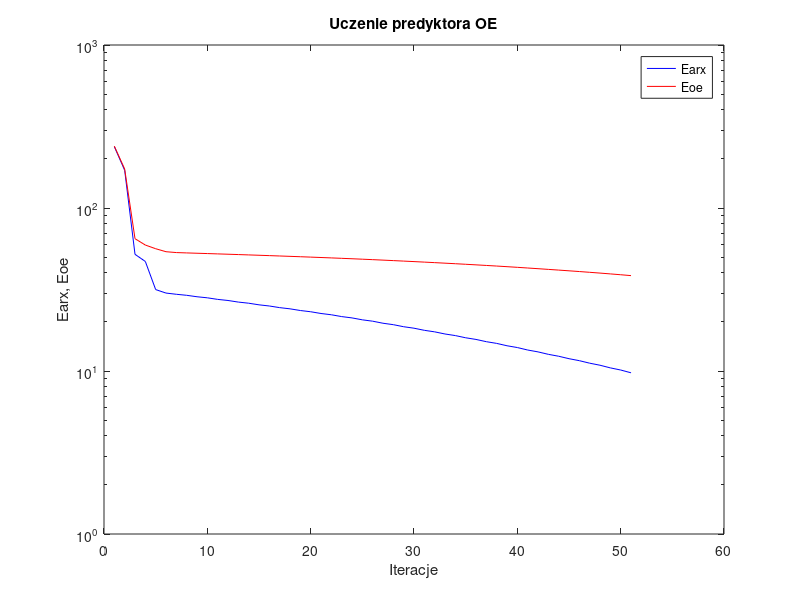
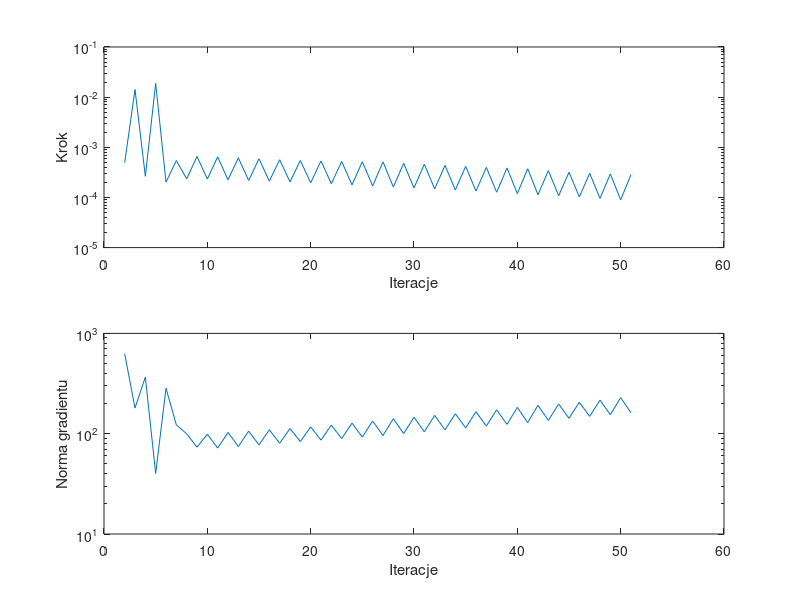

The MATLAB source for these figures, in order:
%uczenie predyktora oe
clear all;
n=0; farx(n+1)=2.378836e+002; foe(n+1)=2.395504e+002; wspucz(n+1)=0.000000e+000; ng(n+1)=0.000000e+000;
n=1; farx(n+1)=1.704115e+002; foe(n+1)=1.734292e+002; krok(n+1)=4.927090e-004; ng(n+1)=6.275707e+002;
n=2; farx(n+1)=5.198104e+001; foe(n+1)=6.482933e+001; krok(n+1)=1.417782e-002; ng(n+1)=1.801094e+002;
n=3; farx(n+1)=4.699033e+001; foe(n+1)=5.925895e+001; krok(n+1)=2.646270e-004; ng(n+1)=3.663556e+002;
n=4; farx(n+1)=3.158808e+001; foe(n+1)=5.626265e+001; krok(n+1)=1.875076e-002; ng(n+1)=4.015316e+001;
n=5; farx(n+1)=3.007213e+001; foe(n+1)=5.393260e+001; krok(n+1)=2.014683e-004; ng(n+1)=2.840432e+002;
n=6; farx(n+1)=2.955959e+001; foe(n+1)=5.328410e+001; krok(n+1)=5.440190e-004; ng(n+1)=1.222404e+002;
n=7; farx(n+1)=2.913529e+001; foe(n+1)=5.302241e+001; krok(n+1)=2.349064e-004; ng(n+1)=9.987947e+001;
n=8; farx(n+1)=2.854504e+001; foe(n+1)=5.277759e+001; krok(n+1)=6.553529e-004; ng(n+1)=7.339115e+001;
n=9; farx(n+1)=2.812121e+001; foe(n+1)=5.254068e+001; krok(n+1)=2.326282e-004; ng(n+1)=9.885765e+001;
n=10; farx(n+1)=2.750236e+001; foe(n+1)=5.229592e+001; krok(n+1)=6.453470e-004; ng(n+1)=7.189720e+001;
n=11; farx(n+1)=2.707914e+001; foe(n+1)=5.204981e+001; krok(n+1)=2.247378e-004; ng(n+1)=1.029369e+002;
n=12; farx(n+1)=2.647579e+001; foe(n+1)=5.180028e+001; krok(n+1)=6.173058e-004; ng(n+1)=7.447619e+001;
n=13; farx(n+1)=2.605621e+001; foe(n+1)=5.154874e+001; krok(n+1)=2.178332e-004; ng(n+1)=1.060150e+002;
n=14; farx(n+1)=2.546800e+001; foe(n+1)=5.129371e+001; krok(n+1)=5.909215e-004; ng(n+1)=7.735397e+001;
n=15; farx(n+1)=2.505232e+001; foe(n+1)=5.103653e+001; krok(n+1)=2.108866e-004; ng(n+1)=1.092393e+002;
n=16; farx(n+1)=2.447879e+001; foe(n+1)=5.077536e+001; krok(n+1)=5.653272e-004; ng(n+1)=8.033484e+001;
n=17; farx(n+1)=2.406748e+001; foe(n+1)=5.051264e+001; krok(n+1)=2.039564e-004; ng(n+1)=1.125639e+002;
n=18; farx(n+1)=2.350321e+001; foe(n+1)=5.024454e+001; krok(n+1)=5.465324e-004; ng(n+1)=8.340978e+001;
n=19; farx(n+1)=2.309617e+001; foe(n+1)=4.997276e+001; krok(n+1)=1.954789e-004; ng(n+1)=1.170360e+002;
n=20; farx(n+1)=2.253357e+001; foe(n+1)=4.969314e+001; krok(n+1)=5.333277e-004; ng(n+1)=8.630338e+001;
n=21; farx(n+1)=2.213082e+001; foe(n+1)=4.941232e+001; krok(n+1)=1.874926e-004; ng(n+1)=1.216581e+002;
n=22; farx(n+1)=2.157001e+001; foe(n+1)=4.912205e+001; krok(n+1)=5.216764e-004; ng(n+1)=8.950029e+001;
n=23; farx(n+1)=2.117134e+001; foe(n+1)=4.882870e+001; krok(n+1)=1.784716e-004; ng(n+1)=1.273698e+002;
n=24; farx(n+1)=2.060496e+001; foe(n+1)=4.852340e+001; krok(n+1)=5.157835e-004; ng(n+1)=9.262583e+001;
n=25; farx(n+1)=2.021038e+001; foe(n+1)=4.821543e+001; krok(n+1)=1.691914e-004; ng(n+1)=1.338267e+002;
n=26; farx(n+1)=1.963477e+001; foe(n+1)=4.789199e+001; krok(n+1)=5.126539e-004; ng(n+1)=9.586908e+001;
n=27; farx(n+1)=1.924121e+001; foe(n+1)=4.756691e+001; krok(n+1)=1.614953e-004; ng(n+1)=1.411475e+002;
n=28; farx(n+1)=1.869163e+001; foe(n+1)=4.723765e+001; krok(n+1)=4.800146e-004; ng(n+1)=1.003131e+002;
n=29; farx(n+1)=1.830571e+001; foe(n+1)=4.690673e+001; krok(n+1)=1.547514e-004; ng(n+1)=1.458614e+002;
n=30; farx(n+1)=1.776775e+001; foe(n+1)=4.656558e+001; krok(n+1)=4.604034e-004; ng(n+1)=1.045271e+002;
n=31; farx(n+1)=1.738710e+001; foe(n+1)=4.622342e+001; krok(n+1)=1.477953e-004; ng(n+1)=1.521653e+002;
n=32; farx(n+1)=1.686803e+001; foe(n+1)=4.587273e+001; krok(n+1)=4.356528e-004; ng(n+1)=1.091839e+002;
n=33; farx(n+1)=1.649413e+001; foe(n+1)=4.552183e+001; krok(n+1)=1.412779e-004; ng(n+1)=1.580751e+002;
n=34; farx(n+1)=1.598946e+001; foe(n+1)=4.516138e+001; krok(n+1)=4.168272e-004; ng(n+1)=1.140724e+002;
n=35; farx(n+1)=1.562093e+001; foe(n+1)=4.479567e+001; krok(n+1)=1.340573e-004; ng(n+1)=1.658329e+002;
n=36; farx(n+1)=1.513116e+001; foe(n+1)=4.442254e+001; krok(n+1)=3.968650e-004; ng(n+1)=1.190487e+002;
n=37; farx(n+1)=1.477066e+001; foe(n+1)=4.404579e+001; krok(n+1)=1.270414e-004; ng(n+1)=1.729393e+002;
n=38; farx(n+1)=1.428480e+001; foe(n+1)=4.365528e+001; krok(n+1)=3.870231e-004; ng(n+1)=1.239796e+002;
n=39; farx(n+1)=1.392996e+001; foe(n+1)=4.325800e+001; krok(n+1)=1.192523e-004; ng(n+1)=1.829034e+002;
n=40; farx(n+1)=1.345058e+001; foe(n+1)=4.284610e+001; krok(n+1)=3.738062e-004; ng(n+1)=1.290666e+002;
n=41; farx(n+1)=1.310210e+001; foe(n+1)=4.243411e+001; krok(n+1)=1.131625e-004; ng(n+1)=1.918318e+002;
n=42; farx(n+1)=1.265599e+001; foe(n+1)=4.201651e+001; krok(n+1)=3.423805e-004; ng(n+1)=1.356391e+002;
n=43; farx(n+1)=1.231838e+001; foe(n+1)=4.160244e+001; krok(n+1)=1.081342e-004; ng(n+1)=1.977585e+002;
n=44; farx(n+1)=1.189967e+001; foe(n+1)=4.117935e+001; krok(n+1)=3.179535e-004; ng(n+1)=1.424474e+002;
n=45; farx(n+1)=1.157180e+001; foe(n+1)=4.075569e+001; krok(n+1)=1.022356e-004; ng(n+1)=2.059497e+002;
n=46; farx(n+1)=1.116791e+001; foe(n+1)=4.031794e+001; krok(n+1)=3.028661e-004; ng(n+1)=1.487970e+002;
n=47; farx(n+1)=1.084930e+001; foe(n+1)=3.987908e+001; krok(n+1)=9.579321e-005; ng(n+1)=2.161609e+002;
n=48; farx(n+1)=1.045159e+001; foe(n+1)=3.941891e+001; krok(n+1)=2.942713e-004; ng(n+1)=1.549194e+002;
n=49; farx(n+1)=1.014103e+001; foe(n+1)=3.895858e+001; krok(n+1)=8.923578e-005; ng(n+1)=2.287257e+002;
n=50; farx(n+1)=9.749965e+000; foe(n+1)=3.847427e+001; krok(n+1)=2.859446e-004; ng(n+1)=1.614220e+002;

figure; semilogy(farx,'b'); hold on; semilogy(foe,'r'); xlabel('Iteracje'); ylabel('Earx, Eoe'); legend('Earx','Eoe'); title('Uczenie predyktora OE');
figure; subplot(2,1,1); semilogy(krok); xlabel('Iteracje'); ylabel('Krok');
subplot(2,1,2); semilogy(ng); xlabel('Iteracje'); ylabel('Norma gradientu');
Earx=farx(n+1)
Eoe=foe(n+1)
